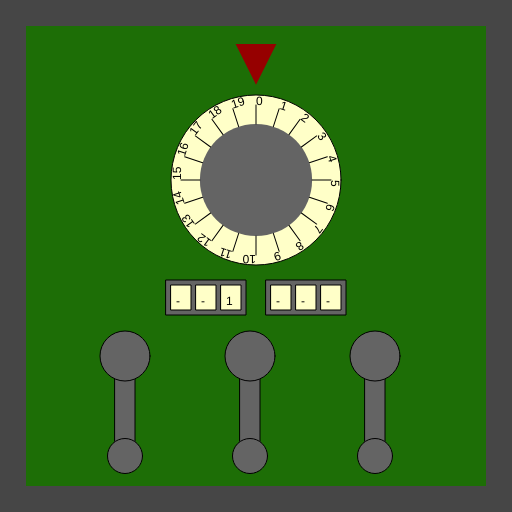
Frame 1 (no input)
Frame 60 (no input): identical to frame 1, image omitted
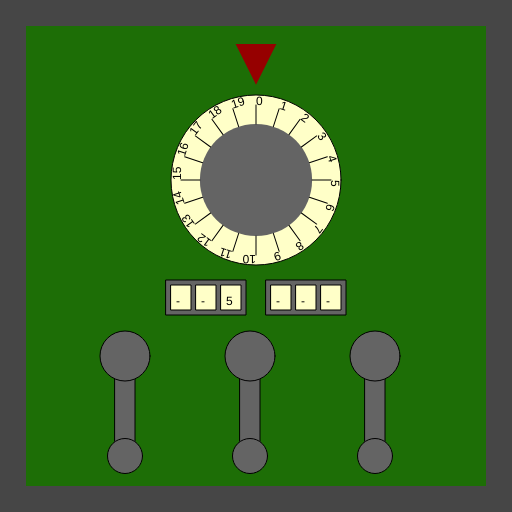
Frame 120 (the mouse pressed at the canvas centre since frame 60)

The p5.js sketch that drew these frames (run headless with seeded random() and noise() and a simulated clock; from frame 60 on, the mouse is pressed at the canvas centre):

// p5.js sketch
// ── sketch.js
/*

Officer: 6978930
CaseNum: 303-3-66590465-6978930

Case 303 - The Case of the Crooked Attorney
Stage 4 - The Courthouse

Torvalds has his final safe in his courthouse chambers. Luckily there is a court case proceeding.
You can sneak into his chambers whilst he makes his closing statement.

Crack the safe by doing the following:

	Whilst the mouse is being dragged:
	- Use the 'map' function to scale mouseX to values ranging from 4 to 20.
	- Assign the output to Classified_Safe_Comb0

	Whilst the mouse is moving:
	- Use the 'map' function to scale mouseX to values ranging from 1 to 9.
	- Assign the output to Classified_Safe_Comb1

	When any key is pressed:
	- Make Classified_Safe_Comb2 equal to the value of 'keyCode'

	Whilst the mouse is being dragged:
	- Use the 'map' function to scale mouseY to values ranging from 16 to 69.
	- Assign the output to Classified_Safe_Comb3

	Whilst the mouse is being dragged:
	- Use the 'map' function to scale mouseX to values ranging from 15 to 67.
	- Assign the output to Classified_Safe_Comb4

	Whilst the mouse is being dragged:
	- Use the 'map' function to scale mouseY to values ranging from 20 to 71.
	- Assign the output to Classified_Safe_Comb5



This time you'll need to create the relevant event handlers yourself.

There are many possible ways of investigating this case, but you
should use ONLY the following commands:

	- The assignment operator aka. the equals sign !
	- mouseX, mouseY
	- key, keyCode
	- random
	- map

*/

//declare the variables

var Classified_Safe_Comb0;
var Classified_Safe_Comb1;
var Classified_Safe_Comb2;
var Classified_Safe_Comb3;
var Classified_Safe_Comb4;
var Classified_Safe_Comb5;

function mouseDragged() {
	console.log("mouseDragged", mouseX, mouseY);
	Classified_Safe_Comb0 = map(mouseX, 0, width, 4, 20);

	Classified_Safe_Comb3 = map(mouseY, 0, height, 16, 69);
	Classified_Safe_Comb4 = map(mouseX, 0, width, 15, 67);
	Classified_Safe_Comb5 = map(mouseY, 0, height, 20, 71);
}


function mouseMoved() {
	console.log("mouseMoved", mouseX, mouseY);
	Classified_Safe_Comb1 = map(mouseX, 0, width, 1, 9);
}

function keyPressed() {
	console.log("keyPressed", key);
	Classified_Safe_Comb2 = keyCode;
}



function preload() {
	//IMAGES WILL BE LOADED HERE

}

function setup() {
	createCanvas(512, 512);

	//initialise the variables
	Classified_Safe_Comb0 = 0;
	Classified_Safe_Comb1 = "";
	Classified_Safe_Comb2 = "";
	Classified_Safe_Comb3 = 0;
	Classified_Safe_Comb4 = 0;
	Classified_Safe_Comb5 = 0;

}

///////////////////EVENT HANDLERS///////////////////

//Create event handlers here to open the safe ...


///////////////DO NOT CHANGE CODE BELOW THIS POINT///////////////////

function draw() {

	//Draw the safe door
	background(70);
	noStroke();
	fill(29, 110, 6);
	rect(26, 26, width - 52, width - 52);

	//Draw the combination dial
	push();
	translate(256, 180);
	drawDial(170, Classified_Safe_Comb0, 20);
	pop();

	//Draw the spinners
	push();
	translate(206, 280);
	drawSpinner(3, Classified_Safe_Comb1);
	pop();

	push();
	translate(306, 280);
	drawSpinner(3, Classified_Safe_Comb2);
	pop();

	//Draw the levers
	push();
	translate(125, 356);
	drawLever(Classified_Safe_Comb3);
	pop();

	push();
	translate(250, 356);
	drawLever(Classified_Safe_Comb4);
	pop();

	push();
	translate(375, 356);
	drawLever(Classified_Safe_Comb5);
	pop();

}

function drawDial(diameter, num, maxNum) {
	//the combination lock

	var r = diameter * 0.5;
	var p = r * 0.6;

	stroke(0);
	fill(255, 255, 200);
	ellipse(0, 0, diameter, diameter);
	fill(100);
	noStroke();
	ellipse(0, 0, diameter * 0.66, diameter * 0.66);
	fill(150, 0, 0);
	triangle(
		-p * 0.4, -r - p,
		p * 0.4, -r - p,
		0, -r - p / 5
	);

	noStroke();

	push();
	var inc = 360 / maxNum;

	rotate(radians(-num * inc));
	for (var i = 0; i < maxNum; i++) {
		push();
		rotate(radians(i * inc));
		stroke(0);
		line(0, -r * 0.66, 0, -(r - 10));
		noStroke();
		fill(0);
		text(i, 0, -(r - 10));
		pop();
	}

	pop();
}

function drawLever(rot) {
	push();
	rotate(radians(-rot));
	stroke(0);
	fill(100);
	rect(-10, 0, 20, 100);
	ellipse(0, 0, 50, 50);
	ellipse(0, 100, 35, 35);
	pop();
}

function drawSpinner(numSpinners, val) {
	var sw = 20;
	var ow = (sw + 5) * numSpinners + 5;
	stroke(0);
	fill(100);
	rect(-ow / 2, 0, ow, 35);
	if (typeof (val) == "number") {
		val = floor(val).toString(); //convert to string
	}
	var d = numSpinners - val.length;

	for (var d = numSpinners - val.length; d > 0; d--) {
		val = "-" + val;
	}

	for (var i = 0; i < numSpinners; i++) {
		stroke(0);
		fill(255, 255, 200);
		rect(-ow / 2 + i * (sw + 5) + 5, 5, 20, 25);
		fill(0);
		noStroke();
		text(val[i], -ow / 2 + sw / 2 + i * (sw + 5), 25);
	}

}
